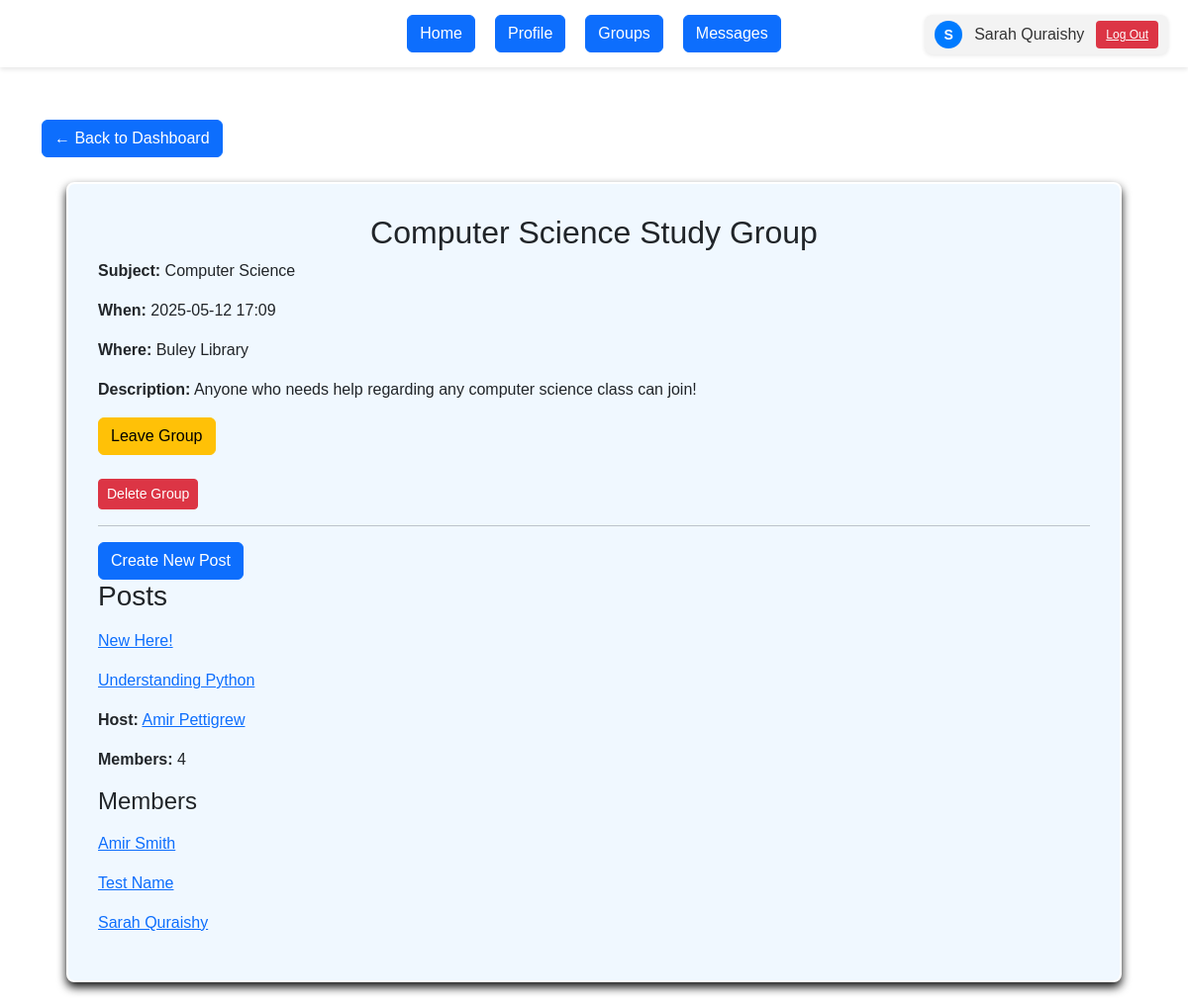
/groups/2 (signed in), run on the app's committed database.
### app/models/models.py (models this page shows)
class User(UserMixin, db.Model):
    __tablename__ = 'users'
    id = db.Column(db.Integer, primary_key=True)
    southern_email = db.Column(db.String(120), unique=True, nullable=False)
    name = db.Column(db.String(100), nullable=False)
    password_hash = db.Column(db.String(128), nullable=False)
    created_at = db.Column(db.DateTime, default=datetime.utcnow)
    groups = db.relationship('StudyGroup', backref='creator', lazy=True)
    memberships = db.relationship('Membership', backref='user', lazy=True)
    forums = db.relationship('Forum', backref='forum_creator', lazy=True)
    sent_messages = db.relationship('Message', foreign_keys='Message.sender_id', backref='sender', lazy=True)
    received_messages = db.relationship('Message', foreign_keys='Message.receiver_id', backref='receiver', lazy=True)
    thread_posts = db.relationship('ThreadMessage', foreign_keys='ThreadMessage.author_id', backref='author', lazy=True)

class StudyGroup(db.Model):
    __tablename__ = 'study_groups'
    id = db.Column(db.Integer, primary_key=True)
    subject = db.Column(db.String(50), nullable=False)
    meet_time = db.Column(db.DateTime, nullable=False)
    name = db.Column(db.String(100), nullable=False)
    description = db.Column(db.Text)
    location = db.Column(db.String(200), nullable=False)
    created_by_id = db.Column(db.Integer, db.ForeignKey('users.id'), nullable=False)
    created_at = db.Column(db.DateTime, default=datetime.utcnow)
    forums = db.relationship('Forum', backref='study_group', lazy=True, cascade='all, delete-orphan')
    memberships = db.relationship('Membership', backref='study_group', lazy=True, cascade='all, delete-orphan')

class Forum(db.Model):
    __tablename__ = 'forums'
    id = db.Column(db.Integer, primary_key=True)
    study_group_id = db.Column(db.Integer, db.ForeignKey('study_groups.id'), nullable=False)
    title = db.Column(db.String(150), nullable=False)
    created_by_id = db.Column(db.Integer, db.ForeignKey('users.id'), nullable=False)
    created_at = db.Column(db.DateTime, default=datetime.utcnow)
    messages = db.relationship('ThreadMessage', backref='thread', lazy=True, cascade='all, delete-orphan')

class Membership(db.Model):
    __tablename__ = 'memberships'
    id = db.Column(db.Integer, primary_key=True)
    user_id = db.Column(db.Integer, db.ForeignKey('users.id'), nullable=False)
    study_group_id = db.Column(db.Integer, db.ForeignKey('study_groups.id'), nullable=False)
    role = db.Column(db.String(50), default='member')
    joined_at = db.Column(db.DateTime, default=datetime.utcnow)

### app/routes/main.py (the view)
@main_bp.route('/groups/<int:group_id>')
@login_required
def view_group(group_id):
    group = StudyGroup.query.get_or_404(group_id)
    membership = Membership.query.filter_by(
        user_id=current_user.id,
        study_group_id=group.id
    ).first()
    is_member = membership is not None
    unread_count = Message.query.filter_by(receiver_id=current_user.id, is_read=False).count()
    return render_template('view_group.html',
                           group=group, is_member=is_member,
                           unread_count=unread_count)

### app/__init__.py (called while the page is built)
def create_app(config_object=DevelopmentConfig):
    app = Flask(__name__, instance_relative_config=True)
    app.config.from_object(config_object)
    db.init_app(app)
    login_manager.init_app(app)
    @login_manager.user_loader
    def load_user(user_id):
        from app.models.models import User
        return User.query.get(int(user_id))
    from app.routes.auth import auth_bp
    from app.routes.main import main_bp
    app.register_blueprint(auth_bp)
    app.register_blueprint(main_bp)
    from app.routes.threads import threads_bp
    app.register_blueprint(threads_bp)
    @app.route('/')
    def root():
        return redirect(url_for('auth.login'))
    with app.app_context():
        db.create_all()
    return app

### app/templates/view_group.html (shortened to what this page needs)
{% extends "base.html" %}
{% block content %}
<link rel="stylesheet" href="{{ url_for('static', filename='dashboard_styles.css') }}">
  <div class="page-header">
    <a href="{{ url_for('main.dashboard') }}" class="btn btn-primary">← Back to Dashboard</a>
  </div>
  <div class="group-layout" style="padding: 30px; max-height: 1000px; overflow-y: auto; margin: 25px; border: 2px solid rgb(255, 255, 255); border-radius: 8px; background-color: aliceblue; box-shadow: #111 0px 5px 10px;">
    <section class="group-main">
      <h2>{{ group.name }}</h2>
      <div class="group_details">
        <p><strong>Subject:</strong> {{ group.subject }}</p>
        <p><strong>When:</strong> {{ group.meet_time.strftime('%Y-%m-%d %H:%M') }}</p>
        <p><strong>Where:</strong> {{ group.location }}</p>
        <p><strong>Description:</strong> {{ group.description }}</p>
      </div>
      <div class="group-actions">
        {% if is_member %}
          <form method="POST" action="{{ url_for('main.leave_group', group_id=group.id) }}">
            <button class="btn btn-warning">Leave Group</button>
          </form>
          <br>
          <form method="POST" action="{{ url_for('main.delete_group', group_id=group.id) }}">
            <button type="submit" class="btn btn-danger btn-sm">Delete Group</button>
          </form>
        {% else %}
          <form method="POST" action="{{ url_for('main.join_group', group_id=group.id) }}">
            <button class="btn btn-success">Join Group</button>
          </form>
        {% endif %}
      </div>
      {% if is_member %}
        <hr>
        <div class="forum-section">
          <a href="{{ url_for('threads.new_thread', group_id=group.id) }}">
            <button class="btn btn-primary">Create New Post</button>
          </a>
          <h3>Posts</h3>
          {% if group.forums %}
            <p class="post-list">
              {% for thread in group.forums %}
                <p>
                  <a href="{{ url_for('threads.view_thread', group_id=group.id, thread_id=thread.id) }}" class="post-pnk">
                    {{ thread.title }}
                  </a>
                </p>
              {% endfor %}
            </p>
          {% else %}
            <p class="muted">No posts yet.</p>
          {% endif %}
        </div>
      {% else %}
        <p class="muted"><em>Join this group to view and start posts.</em></p>
      {% endif %}
    </section>
    <aside class="group-sidebar">
      <p><strong>Host:</strong>
        <a href="{{ url_for('main.profile_view', user_id=group.creator.id, group_id=group.id) }}">
          {{ group.creator.name }}
        </a>
      </p>
      <p><strong>Members:</strong> {{ group.memberships|length }}</p>
      <h4>Members</h4>
      <p class="member-list">
        {% for m in group.memberships %}
          {% if m.user.id != group.creator.id %}
            <p>
              <a href="{{ url_for('main.profile_view', user_id=m.user.id, group_id=group.id) }}">
                {{ m.user.name }}
              </a>
            </p>
          {% endif %}
        {% endfor %}
      </p>
    </aside>
  </div>
{% endblock %}

### app/templates/base.html (shortened to what this page needs)
<!DOCTYPE html>
<html lang="en">
<head>
  <link rel="stylesheet" href="{{ url_for('static', filename='base_styles.css') }}">
  <link rel="stylesheet" href="{{ url_for('static', filename='bootstrap.css') }}">
</head>
<body>
  {% if current_user.is_authenticated %}
    <div class="user-area">
      <a href="{{ url_for('main.profile') }}" class="user-info" style="text-decoration: none;">
        <div class="user-avatar">
          {{ current_user.name[0]|upper }}
        </div>
        <span>{{ current_user.name }}</span>
      </a>
      <a href="{{ url_for('auth.logout') }}" class="logout-button">Log Out</a>
    </div>
    <div class="menu">
      <a href="{{ url_for('main.dashboard') }}"><type="button" class="btn btn-primary"> Home</button></a>
      <a href="{{ url_for('main.profile') }}"><type="button" class="btn btn-primary"> Profile </button></a>
      <a href="{{ url_for('main.view_my_groups') }}"><type="button" class="btn btn-primary"> Groups </button></a>
      <a href="{{ url_for('auth.message') }}"><type="button" class="btn btn-primary">
        Messages
      </button></a>
    </div>
  {% endif %}
  <div class="container">
    {% block content %}{% endblock %}
  </div>
</body>
</html>

### app/static/base_styles.css (style rules this page uses)
body { display: flex; flex-direction: column; align-items: center; font-family: sans-serif; margin: 0; padding: 20px; background-color: #007bff; }
.menu { width: 100%; text-align: center; margin-bottom: 20px; }
.user-area { position: absolute; top: 15px; right: 20px; display: flex; align-items: center; gap: 12px; background-color: #f3f3f3; padding: 6px 10px; border-radius: 8px; box-shadow: 0 1px 4px rgba(0,0,0,0.1); }
.user-info { display: flex; align-items: center; gap: 6px; text-decoration: none; color: #333; }
.user-avatar { width: 28px; height: 28px; background-color: #007bff; color: white; border-radius: 50%; text-align: center; line-height: 28px; font-size: 14px; font-weight: bold; }
.logout-button { background-color: #dc3545; color: white; border: none; padding: 5px 10px; border-radius: 4px; font-size: 12px; cursor: pointer; transition: background-color 0.2s ease; display: inline-block; }

### app/static/dashboard_styles.css (style rules this page uses)
body { display: flex; flex-direction: column; align-items: center; font-family: sans-serif; margin: 0; padding: 0px; }
.menu { width: 100%; text-align: center; margin-bottom: 20px; }
h2 { text-align: center; }
.user-info { display: flex; align-items: center; gap: 6px; text-decoration: none; color: #333; }
.user-avatar { width: 28px; height: 28px; background-color: #007bff; color: white; border-radius: 50%; text-align: center; line-height: 28px; font-size: 14px; font-weight: bold; }
.user-area { position: absolute; top: 15px; right: 20px; display: flex; align-items: center; gap: 12px; background-color: #f3f3f3; padding: 6px 10px; border-radius: 8px; box-shadow: 0 1px 4px rgba(0,0,0,0.1); }
.logout-button { background-color: #dc3545; color: white; border: none; padding: 5px 10px; border-radius: 4px; font-size: 12px; cursor: pointer; transition: background-color 0.2s ease; display: inline-block; }
body::before { content: ""; position: fixed; top: 0; left: 0; width: 100%; height: 100%; background-image: url('scsu.svg'); background-size: cover; background-repeat: no-repeat; opacity: 0.4; z-index: -1; pointer-events: none; }
.user-info { display: flex; align-items: center; text-decoration: none; color: #333; }
.user-avatar { width: 28px; height: 28px; background-color: #007bff; color: white; border-radius: 50%; text-align: center; line-height: 28px; font-weight: bold; margin-right: 6px; }
.logout-button { background-color: #dc3545; color: white; border: none; padding: 5px 10px; border-radius: 4px; font-size: 12px; cursor: pointer; transition: background-color 0.2s ease; }
.menu { display: flex; justify-content: center; gap: 20px; background-color: #fff; padding: 15px; box-shadow: 0 2px 5px rgba(0, 0, 0, 0.1); }
.group_details { margin-left: auto; margin-right: auto; }

### data on the page
User: name "S", name "Sarah Quraishy"
StudyGroup: name "Computer Science Study Group", subject "Computer Science", meet_time "2025-05-12 17:09", location "Buley Library", description "Anyone who needs help regarding any computer science class can join!"
Forum: title "New Here!"
Forum: title "Understanding Python"
User: creator.name "Amir Pettigrew"
Membership: user.name "Amir Smith"
Membership: user.name "Test Name"
Membership: user.name "Sarah Quraishy"

### other printed values
{{ group.memberships|length }} "4"
